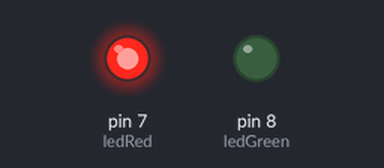
Simulated run of this sketch. Board: Arduino Uno, built with avr-gcc and run on an emulated ATmega328P. On the bench: output pins drawn as LEDs (lit = HIGH).

Above: at 0.05 s.
At 1.4 s:
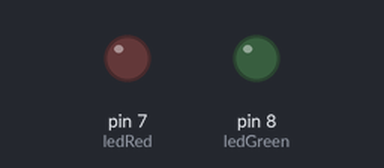
At 16.2 s:
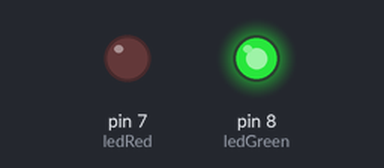
Timing chart, 0 to 16.9 s (numbered marks = the images above):
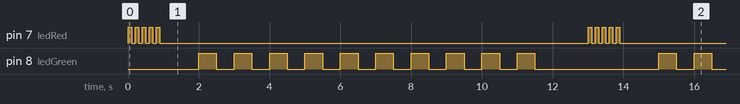

Measured:
- by itself, pin 7 (ledRed): repeats every 13.0 s: 4 × (LOW 0.10 s, HIGH 0.10 s), LOW 12.1 s, HIGH 0.10 s
- by itself, pin 8 (ledGreen): repeats every 13.0 s: 9 × (LOW 0.50 s, HIGH 0.50 s), LOW 3.5 s, HIGH 0.50 s
- by itself, everything shown: repeats every 13.0 s, in 30 steps

The sketch:

008.ino
```cpp
int ledRed = 7;
int ledGreen = 8;

int fastTime = 100;
int slowTime = 500;
int endTime = 1000;

void setup() {
  // put your setup code here, to run once:
  pinMode(ledRed, OUTPUT);
  pinMode(ledGreen, OUTPUT);
}

void loop() {
  // put your main code here, to run repeatedly:
  digitalWrite(ledRed, HIGH);
  delay(fastTime);
  digitalWrite(ledRed, LOW);
  delay(fastTime);
  digitalWrite(ledRed, HIGH);
  delay(fastTime);
  digitalWrite(ledRed, LOW);
  delay(fastTime);
  digitalWrite(ledRed, HIGH);
  delay(fastTime);
  digitalWrite(ledRed, LOW);
  delay(fastTime);
  digitalWrite(ledRed, HIGH);
  delay(fastTime);
  digitalWrite(ledRed, LOW);
  delay(fastTime);
  digitalWrite(ledRed, HIGH);
  delay(fastTime);
  digitalWrite(ledRed, LOW);
  delay(fastTime);

  delay(endTime);

  digitalWrite(ledGreen, HIGH);
  delay(slowTime);
  digitalWrite(ledGreen, LOW);
  delay(slowTime);
  digitalWrite(ledGreen, HIGH);
  delay(slowTime);
  digitalWrite(ledGreen, LOW);
  delay(slowTime);
  digitalWrite(ledGreen, HIGH);
  delay(slowTime);
  digitalWrite(ledGreen, LOW);
  delay(slowTime);
  digitalWrite(ledGreen, HIGH);
  delay(slowTime);
  digitalWrite(ledGreen, LOW);
  delay(slowTime);
  digitalWrite(ledGreen, HIGH);
  delay(slowTime);
  digitalWrite(ledGreen, LOW);
  delay(slowTime);
  digitalWrite(ledGreen, HIGH);
  delay(slowTime);
  digitalWrite(ledGreen, LOW);
  delay(slowTime);
  digitalWrite(ledGreen, HIGH);
  delay(slowTime);
  digitalWrite(ledGreen, LOW);
  delay(slowTime);
  digitalWrite(ledGreen, HIGH);
  delay(slowTime);
  digitalWrite(ledGreen, LOW);
  delay(slowTime);
  digitalWrite(ledGreen, HIGH);
  delay(slowTime);
  digitalWrite(ledGreen, LOW);
  delay(slowTime);
  digitalWrite(ledGreen, HIGH);
  delay(slowTime);
  digitalWrite(ledGreen, LOW);
  delay(slowTime);

  delay(endTime);
}
```
